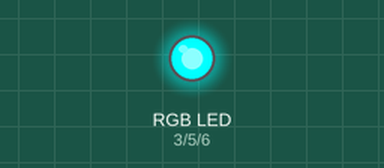
Simulated run of this sketch. Board: Arduino Uno, built with avr-gcc and run on an emulated ATmega328P. Parts: an RGB LED mixed from three pins (HIGH = lit).

Above: at 0.05 s.
At 1.5 s:
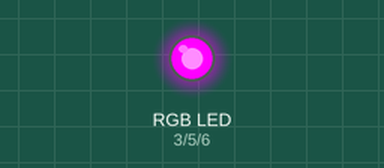
At 2.95 s:
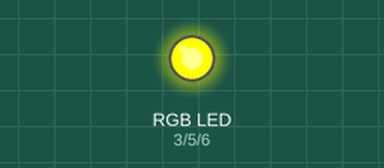
At 3.7 s:
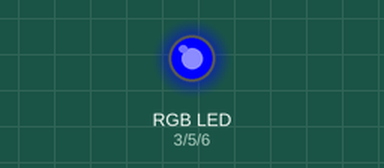
At 4.45 s:
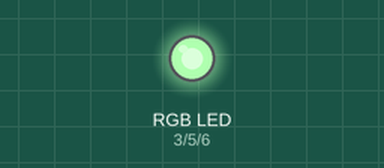
At 5.95 s:
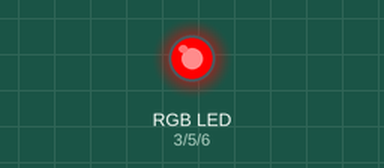
Timing chart, 0 to 7.8 s (numbered marks = the images above):
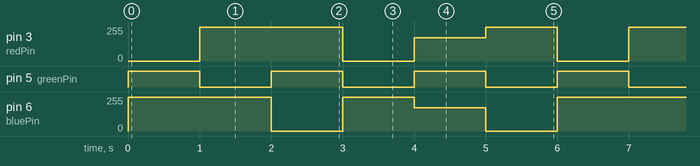

Measured:
- by itself, pin 3 (redPin): repeats every 6.0 s: 0/255 1.0 s, 175/255 1.0 s, 255/255 1.0 s, 0/255 1.0 s, 255/255 2.0 s
- by itself, pin 5 (greenPin): alternates HIGH for 1.0 s and LOW for 1.0 s
- by itself, pin 6 (bluePin): repeats every 6.0 s: 0/255 1.0 s, 255/255 1.0 s, 175/255 1.0 s, 0/255 1.0 s, 255/255 2.0 s

The sketch:

RGB.ino
```cpp
const int redPin = 3;
const int greenPin = 5;
const int bluePin = 6;
//const int redPin = A1;
//const int greenPin = A2;
//const int bluePin = A3;
void setup()
{
  Serial.begin(9600);
  pinMode(redPin, OUTPUT);
  pinMode(greenPin, OUTPUT);
  pinMode(bluePin, OUTPUT);
}

void loop()
{
  setColor(255, 0, 0);  // 红色
  delay(1000);
  setColor(0, 255, 0);  // 绿色
  delay(1000);
  setColor(0, 0, 255);  // 蓝色
  delay(1000);
  setColor(255, 255, 0);  // 黄色
  delay(1000);
  setColor(80, 0, 80);  // 紫色
  delay(1000);
  setColor(0, 255, 255);  // 浅绿色
  delay(1000);
}


void setColor(int red, int green, int blue)
{
  analogWrite(redPin, 255-red);
  analogWrite(greenPin, 255-green);
  analogWrite(bluePin, 255-blue);
}

//////////////////////////////////////////////////////////////////
```
